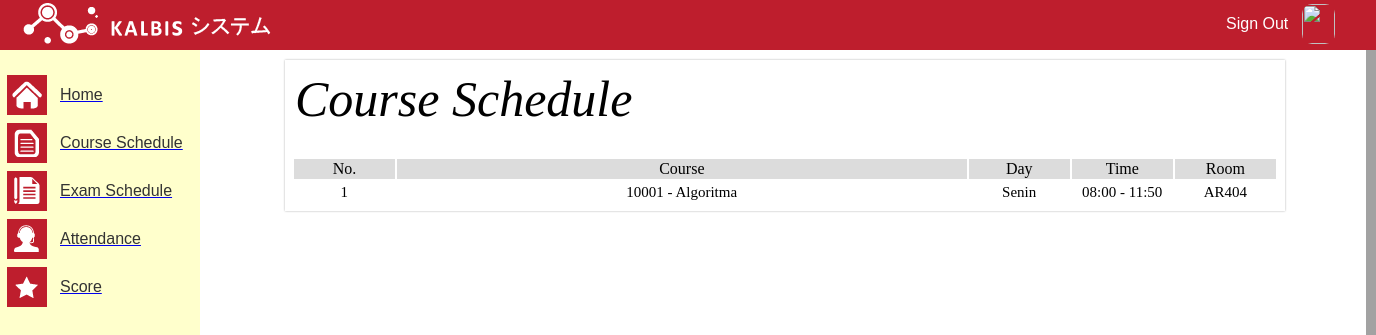
The page /Source/schedule.php?id=2012100108 on the database its author committed.
### tables this page shows
CREATE TABLE IF NOT EXISTS `jadwal` (
  `Kode_Matkul` varchar(8) NOT NULL,
  `Hari` varchar(6) NOT NULL,
  `Waktu` varchar(15) NOT NULL,
  `Kode_Dosen` varchar(8) NOT NULL,
  `Kode_Ruang` varchar(8) NOT NULL
);

CREATE TABLE IF NOT EXISTS `matakuliah` (
  `Kode_Matkul` int(8) NOT NULL,
  `Nama_Matkul` varchar(30) NOT NULL,
  `Jenis_Matkul` varchar(10) NOT NULL,
  `Kode_Dosen` varchar(8) NOT NULL,
  `Semester` varchar(6) NOT NULL
);

### Source/schedule.php (the view, shortened to what this page needs)
<?php require_once("../Module/connect.php"); ?>
<html>
	<head>
		<link type="text/css" rel="stylesheet" href="../Css/css_header_menu.css" />
		<link type="text/css" rel="stylesheet" href="../Css/css_schedule.css" />
	</head>
	<body style="background : #a2a2a2;">
		<?php require_once("header.php"); ?>
		<?php require_once("menu.php"); ?>
		<div id="outer_course">
			<table id= "tabelnya" class="table-isi" align="center" border="0" cellpadding="0" width="1000px; margin-left:200px;">
				<tbody>
					<tr bgcolor="white">
						<td class="isi-header" valign="top" width="1075px">
							<table border="0">
								<tbody>
									<tr>
										<td>
											<table border="0" width="100%">
												<tbody>
													<tr>
														<td class="isi-header" align="left">
															<span style="height: 20px;">Course Schedule</span>
													</td>
													</tr>
												</tbody>
											</table>
										</td>
									</tr>
									<tr>
										<td class="isi">
										</td>
									</tr>
									<tr>
										<td class="isi-header">
											<table class="isi" border="0">
												<tbody>
													<tr bgcolor="#DCDCDC">
														<td align="center" width="100px">
															<font color="black">
																<span style="height: 16px;">No.</span>
															</font>
														</td>
														<td align="center" width="575px">
															<font color="black">Course</font>
														</td>
														<td align="center" width="100px">
															<font color="black">Day</font>
														</td>
														<td align="center" width="100px">
															<font color="black">Time</font>
														</td>
														<td align="center" width="100px">
															<font color="black">Room</font>
														</td>
													</tr>
												</tbody>
											</table>
											<table border="0">
											<?php $username = $_GET["id"]; ?>
												<tbody>
													<?php
														$sql = "SELECT m.Semester, m.Kode_Matkul, m.Nama_Matkul, j.Hari, j.Waktu, j.Kode_Ruang, s.Nama FROM jadwal j, matakuliah m, khs k, mahasiswa s WHERE j.Kode_Matkul = k.Kode_Matkul and k.Nim = s.Nim and m.Kode_Matkul = j.Kode_Matkul and s.Nim=$username";
														$result  = mysqli_query($koneksi, $sql);
														$count = 1;
														while($hasil = mysqli_fetch_assoc($result)){
															?>
															<tr>
																<td class="isi-table" align="center" width="100px"><?php echo htmlentities($count);?></td>
																<td class="isi-table" align="center" width="575px"><?php echo htmlentities($hasil['Kode_Matkul']) . " - " . htmlentities($hasil['Nama_Matkul']);?></td>
																<td class="isi-table" align="center" width="100px"><?php echo htmlentities($hasil['Hari']);?></td>
																<td class="isi-table" align="center" width="100px"><?php echo htmlentities($hasil['Waktu']);?></td>
																<td class="isi-table" align="center" width="100px"><?php echo htmlentities($hasil['Kode_Ruang']);?></td>
															</tr>
															<?php
															$count++;
														}
													?>
												</tbody>
											</table>
										</td>
									</tr>
								</tbody>
							</table>
						</td>
					</tr>
				</tbody>
			</table>
		</div>
	</body>
</html>

### Css/css_header_menu.css (style rules this page uses)
body { margin : 0px; }

### Css/css_schedule.css (style rules this page uses)
#outer_course { width: 1166px; height : 768px; background : white; margin-left : 200px; }
#tabelnya { margin-top : 60px; margin-left : 85px; position : absolute; }
.table-isi { border: 2px solid white; box-shadow: 0px 0px 2px rgb(175, 175, 175); }
.isi-header { font-family: Calibri; font-size: 50px; color: Black; font-style: italic; }
.isi { text-decoration: none; font-family: Calibri; font-size: 16px; color: rgb(0, 128, 0); }
.isi-table { font-family: Calibri; font-size: 15px; color: black; }

### rows shown on the page
jadwal: Kode_Matkul.Kode_Matkul "10001", Kode_Matkul.Nama_Matkul "Algoritma", Hari "Senin", Waktu "08:00 - 11:50", Kode_Ruang "AR404"
